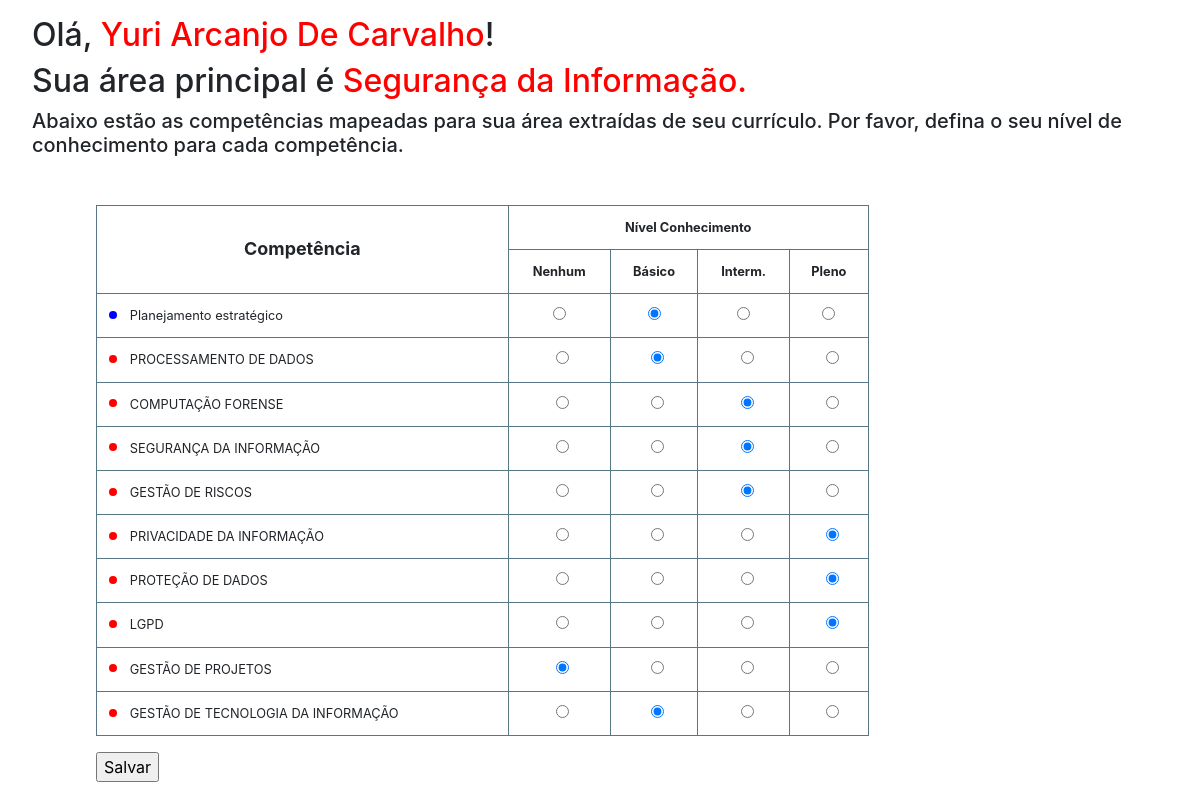
The app's page /C265/formulario_competencias, older data.
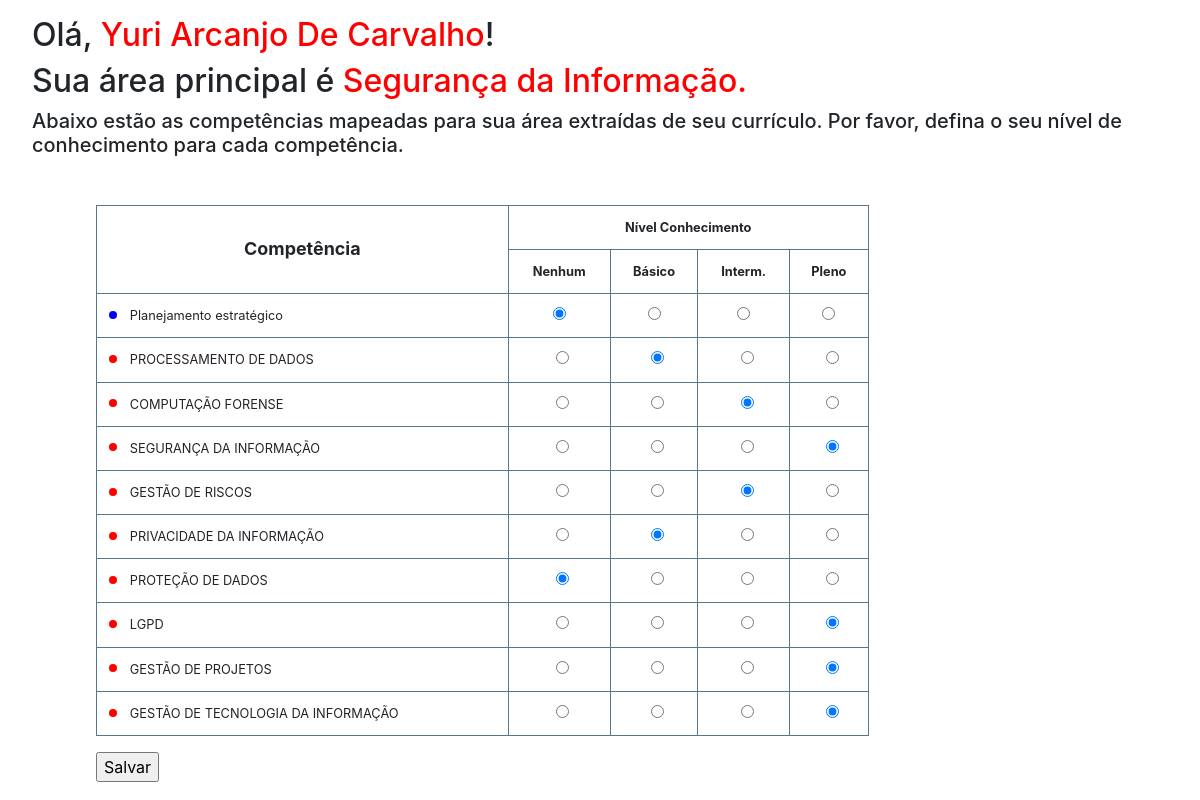
The same page, newer data.
### gestao_competencia/models.py (models this page shows, shortened)
class Colaborador(models.Model):
    id =  models.CharField(primary_key=True, max_length=255, unique=True)
    nome = models.TextField()
    email = models.TextField()
    area = models.ForeignKey(Area, null=True, on_delete=models.SET_NULL)
    hard_skills = models.ManyToManyField(HardSkill, through='ColaboradorHardSkill')
    soft_skills = models.ManyToManyField(SoftSkill, through='ColaboradorSoftSkill')

class Area(models.Model):
    id =  models.CharField(primary_key=True, max_length=255, unique=True)
    nome = models.TextField()

class ColaboradorSoftSkill(models.Model):
    colaborador = models.ForeignKey(Colaborador, on_delete=models.CASCADE)
    soft_skill = models.ForeignKey(SoftSkill, on_delete=models.CASCADE)
    score_soft = models.IntegerField(null=True)

class SoftSkill(models.Model):
    nome = models.TextField()
    area = models.ForeignKey(Area, null=True, on_delete=models.SET_NULL)
    id =  models.CharField(primary_key=True, max_length=255, unique=True)

class ColaboradorHardSkill(models.Model):
    colaborador = models.ForeignKey(Colaborador, on_delete=models.CASCADE)
    hard_skill = models.ForeignKey(HardSkill, on_delete=models.CASCADE)
    score_hard = models.IntegerField(null=True)

class HardSkill(models.Model):
    nome = models.TextField()
    area = models.ForeignKey(Area, null=True, on_delete=models.SET_NULL)
    id =  models.CharField(primary_key=True, max_length=255, unique=True)

### gestao_competencia/views.py (the view)
# urls.py: path('<str:id>/formulario_competencias', views.formulario_competencias, name='formulario_competencias'),
def formulario_competencias(request, id):
    colaborador = Colaborador.objects.get(id=id)
    colaborador_soft = ColaboradorSoftSkill.objects.filter(colaborador=colaborador)
    colaborador_hard = ColaboradorHardSkill.objects.filter(colaborador=colaborador)
    return render(request, 'gestao_competencia/form_competencias.html', {'colaborador': colaborador,'colaborador_softs': colaborador_soft, 'colaborador_hards': colaborador_hard})

### gestao_competencia/templates/gestao_competencia/form_competencias.html (shortened to what this page needs)
<!DOCTYPE html>
<link rel="stylesheet" href="https://stackpath.bootstrapcdn.com/bootstrap/4.3.1/css/bootstrap.min.css">
<html>
  <body>
    <div style="margin-left: 2em; margin-top: 1em;">
      <h2>
        Olá, <span style="color: red">{{colaborador.nome}}</span>!
      </h2>
      <h2>
        Sua área principal é <span style="color: red">{{colaborador.area.nome}}.</span>
      </h2>
      <h5>
        Abaixo estão as competências mapeadas para sua área extraídas de seu currículo.
        Por favor, defina o seu nível de conhecimento para cada competência.
      </h5>
      <div style="margin-top:3em; margin-left: 4em;">
        <form action="avaliar_competencias">
          <table class="table table-bordered" style="width: 70%; font-size: 0.8em;">
            <tr>
              <th style="vertical-align: middle; font-size: 1.4em;" rowspan="2">Competência</th>
              <th colspan="4">Nível Conhecimento</th>
            </tr>
            <tr>
              <th>Nenhum</th>
              <th>Básico</th>
              <th>Interm.</th>
              <th>Pleno</th>
            </tr>
            {% for colaborador_soft in colaborador_softs %}
              <tr>
                <td class=><span class="dot" style="background-color: blue"></span><span style="margin-left: 1em;">{{colaborador_soft.soft_skill.nome}}</span></td>
                {% for i in '0123'|make_list %}
                  <td class='centraliza-inputs'>
                    <input required {% if i == colaborador_soft.score_soft|slugify %} checked="checked" {% endif %} type="radio" name="soft_skill-{{ colaborador_soft.soft_skill.id }}" value="{{i}}">
                  </td>
                {% endfor %}
              </tr>
            {% endfor %}
            {% for colaborador_hard in colaborador_hards %}
            <tr>
              <td><span class="dot" style="background-color: red"></span><span style="margin-left: 1em;">{{colaborador_hard.hard_skill.nome}}</span></td>
              {% for i in '0123'|make_list %}
              <td class='centraliza-inputs'>
                    <input required {% if i == colaborador_hard.score_hard|slugify %} checked="checked" {% endif %} type="radio" name="hard_skill-{{ colaborador_hard.hard_skill.id }}" value="{{i}}">
                </td>
              {% endfor %}
            </tr>
          {% endfor %}
        </table>
        <input type="submit" value="Salvar">
      </form>
      </div>
    </div>
  </body>
</html>

### gestao_competencia/templates/gestao_competencia/form_competencias.html (style rules this page uses)
th { text-align: center; }
.centraliza-inputs { text-align: center; }
.table-bordered > tbody > tr > th { border: 1px solid #577787; }
table.table-bordered { border:1px solid #577787!important; margin-top:20px; }
table.table-bordered > tbody > tr > td { border:1px solid #577787!important; }
.dot { height: 8px; width: 8px; margin-bottom: 0.1em; background-color: #bbb; border-radius: 50%; display: inline-block; }

Row changes from the older to the newer data that the page shows:
changed ColaboradorSoftSkill "Planejamento estratégico": score_soft "☐" → "☑"; score_soft "☑" → "☐"
changed ColaboradorHardSkill "SEGURANÇA DA INFORMAÇÃO": score_hard "☑" → "☐"; score_hard "☐" → "☑"
changed ColaboradorHardSkill "PRIVACIDADE DA INFORMAÇÃO": score_hard "☐" → "☑"; score_hard "☑" → "☐"
changed ColaboradorHardSkill "PROTEÇÃO DE DADOS": score_hard "☐" → "☑"; score_hard "☑" → "☐"
changed ColaboradorHardSkill "GESTÃO DE PROJETOS": score_hard "☑" → "☐"; score_hard "☐" → "☑"
changed ColaboradorHardSkill "GESTÃO DE TECNOLOGIA DA INFORMAÇÃO": score_hard "☑" → "☐"; score_hard "☐" → "☑"
